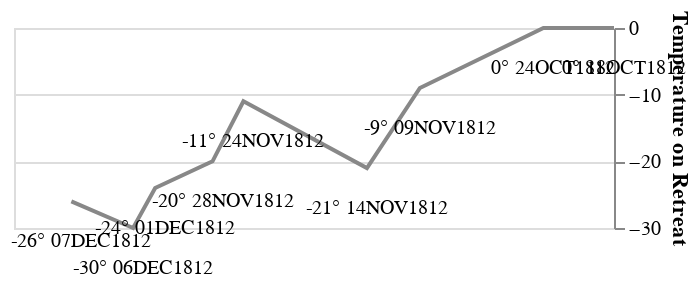

Source (notebook cell):
### Code cell
# Create temperatures chart
x_encode = alt.X(
    'long:Q', 
    scale=alt.Scale(
        domain=[cities["long"].min(), cities["long"].max()]
    ),
    axis=None
)

y_encode = alt.Y(
    'temp',
    axis=alt.Axis(
        title="Temperature on Retreat", 
        grid=True, 
        orient='right'
    )
)

temperatures_chart = alt.Chart(temperatures).mark_line(
    color="#888888"
).encode(
    x=x_encode,
    y=y_encode
) + alt.Chart(temperatures).mark_text(
    dx=5, 
    dy=20, 
    font='Cardo', 
    fontSize=10
).encode(
    x=x_encode,
    y=y_encode,
    text='label'
)
temperatures_chart.save("temperature.html")

temperatures_chart = temperatures_chart.properties(
    height=100
)
temperatures_chart

### Figure 1 — Vega-Lite specification as saved in the notebook (floating-point values rounded to 4 significant figures)
{"config": {"view": {"continuousWidth": 300, "continuousHeight": 300}}, "layer": [{"mark": {"type": "line", "color": "#888888"}, "encoding": {"x": {"axis": null, "field": "long", "scale": {"domain": [24.0, 37.6]}, "type": "quantitative"}, "y": {"axis": {"grid": true, "orient": "right", "title": "Temperature on Retreat"}, "field": "temp", "type": "quantitative"}}}, {"mark": {"type": "text", "dx": 5, "dy": 20, "font": "Cardo", "fontSize": 10}, "encoding": {"text": {"field": "label", "type": "nominal"}, "x": {"axis": null, "field": "long", "scale": {"domain": [24.0, 37.6]}, "type": "quantitative"}, "y": {"axis": {"grid": true, "orient": "right", "title": "Temperature on Retreat"}, "field": "temp", "type": "quantitative"}}}], "data": {"name": "data-fe2d7c556977b45f532d47f4a5db6afe"}, "height": 100, "$schema": "https://vega.github.io/schema/vega-lite/v5.14.1.json", "datasets": {"data-fe2d7c556977b45f532d47f4a5db6afe": [{"long": 37.6, "temp": 0, "day": "Oct 18", "date": "18OCT1812", "label": "0° 18OCT1812"}, {"long": 36.0, "temp": 0, "day": "Oct 24", "date": "24OCT1812", "label": "0° 24OCT1812"}, {"long": 33.2, "temp": -9, "day": "Nov 9", "date": "09NOV1812", "label": "-9° 09NOV1812"}, {"long": 32.0, "temp": -21, "day": "Nov 14", "date": "14NOV1812", "label": "-21° 14NOV1812"}, {"long": 29.2, "temp": -11, "day": "Nov 24", "date": "24NOV1812", "label": "-11° 24NOV1812"}, {"long": 28.5, "temp": -20, "day": "Nov 28", "date": "28NOV1812", "label": "-20° 28NOV1812"}, {"long": 27.2, "temp": -24, "day": "Dec 1", "date": "01DEC1812", "label": "-24° 01DEC1812"}, {"long": 26.7, "temp": -30, "day": "Dec 6", "date": "06DEC1812", "label": "-30° 06DEC1812"}, {"long": 25.3, "temp": -26, "day": "Dec 7", "date": "07DEC1812", "label": "-26° 07DEC1812"}]}}
